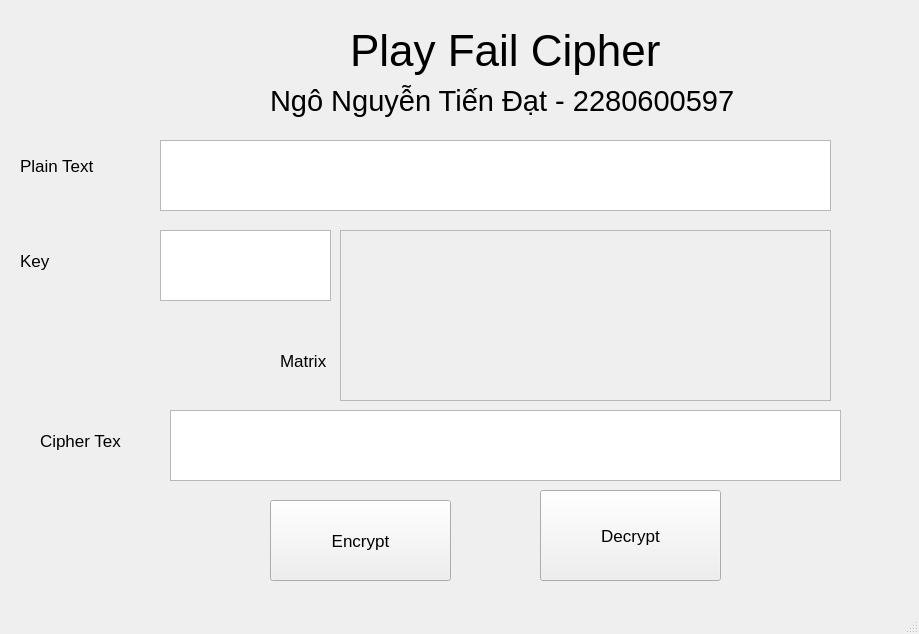
<?xml version="1.0" encoding="UTF-8"?>
<ui version="4.0">
 <class>MainWindow</class>
 <widget class="QMainWindow" name="MainWindow">
  <property name="geometry">
   <rect>
    <x>0</x>
    <y>0</y>
    <width>919</width>
    <height>634</height>
   </rect>
  </property>
  <property name="windowTitle">
   <string>MainWindow</string>
  </property>
  <widget class="QWidget" name="centralwidget">
   <widget class="QLabel" name="label_4">
    <property name="geometry">
     <rect>
      <x>350</x>
      <y>20</y>
      <width>331</width>
      <height>61</height>
     </rect>
    </property>
    <property name="font">
     <font>
      <pointsize>33</pointsize>
     </font>
    </property>
    <property name="text">
     <string>Play Fail Cipher</string>
    </property>
   </widget>
   <widget class="QLabel" name="label_5">
    <property name="geometry">
     <rect>
      <x>270</x>
      <y>70</y>
      <width>521</width>
      <height>61</height>
     </rect>
    </property>
    <property name="font">
     <font>
      <pointsize>22</pointsize>
     </font>
    </property>
    <property name="text">
     <string>Ngô Nguyễn Tiến Đạt - 2280600597</string>
    </property>
   </widget>
   <widget class="QPlainTextEdit" name="CipherText">
    <property name="geometry">
     <rect>
      <x>170</x>
      <y>410</y>
      <width>671</width>
      <height>71</height>
     </rect>
    </property>
   </widget>
   <widget class="QPushButton" name="Decrypt">
    <property name="geometry">
     <rect>
      <x>540</x>
      <y>490</y>
      <width>181</width>
      <height>91</height>
     </rect>
    </property>
    <property name="font">
     <font>
      <pointsize>13</pointsize>
     </font>
    </property>
    <property name="text">
     <string>Decrypt</string>
    </property>
   </widget>
   <widget class="QLabel" name="label">
    <property name="geometry">
     <rect>
      <x>20</x>
      <y>140</y>
      <width>81</width>
      <height>51</height>
     </rect>
    </property>
    <property name="font">
     <font>
      <pointsize>13</pointsize>
     </font>
    </property>
    <property name="text">
     <string>Plain Text</string>
    </property>
   </widget>
   <widget class="QLabel" name="label_2">
    <property name="geometry">
     <rect>
      <x>20</x>
      <y>240</y>
      <width>91</width>
      <height>41</height>
     </rect>
    </property>
    <property name="font">
     <font>
      <pointsize>13</pointsize>
     </font>
    </property>
    <property name="text">
     <string>Key</string>
    </property>
   </widget>
   <widget class="QPlainTextEdit" name="KeyText">
    <property name="geometry">
     <rect>
      <x>160</x>
      <y>230</y>
      <width>171</width>
      <height>71</height>
     </rect>
    </property>
   </widget>
   <widget class="QPushButton" name="Encrypt">
    <property name="geometry">
     <rect>
      <x>270</x>
      <y>500</y>
      <width>181</width>
      <height>81</height>
     </rect>
    </property>
    <property name="font">
     <font>
      <pointsize>13</pointsize>
     </font>
    </property>
    <property name="text">
     <string>Encrypt</string>
    </property>
   </widget>
   <widget class="QLabel" name="label_3">
    <property name="geometry">
     <rect>
      <x>40</x>
      <y>410</y>
      <width>81</width>
      <height>61</height>
     </rect>
    </property>
    <property name="font">
     <font>
      <pointsize>13</pointsize>
     </font>
    </property>
    <property name="text">
     <string>Cipher Text</string>
    </property>
   </widget>
   <widget class="QPlainTextEdit" name="PlainText">
    <property name="geometry">
     <rect>
      <x>160</x>
      <y>140</y>
      <width>671</width>
      <height>71</height>
     </rect>
    </property>
   </widget>
   <widget class="QPlainTextEdit" name="Matrix">
    <property name="enabled">
     <bool>false</bool>
    </property>
    <property name="geometry">
     <rect>
      <x>340</x>
      <y>230</y>
      <width>491</width>
      <height>171</height>
     </rect>
    </property>
   </widget>
   <widget class="QLabel" name="label_6">
    <property name="geometry">
     <rect>
      <x>280</x>
      <y>340</y>
      <width>51</width>
      <height>41</height>
     </rect>
    </property>
    <property name="font">
     <font>
      <pointsize>13</pointsize>
     </font>
    </property>
    <property name="text">
     <string>Matrix</string>
    </property>
   </widget>
  </widget>
  <widget class="QMenuBar" name="menubar">
   <property name="geometry">
    <rect>
     <x>0</x>
     <y>0</y>
     <width>919</width>
     <height>21</height>
    </rect>
   </property>
  </widget>
  <widget class="QStatusBar" name="statusbar"/>
 </widget>
 <resources/>
 <connections/>
</ui>
